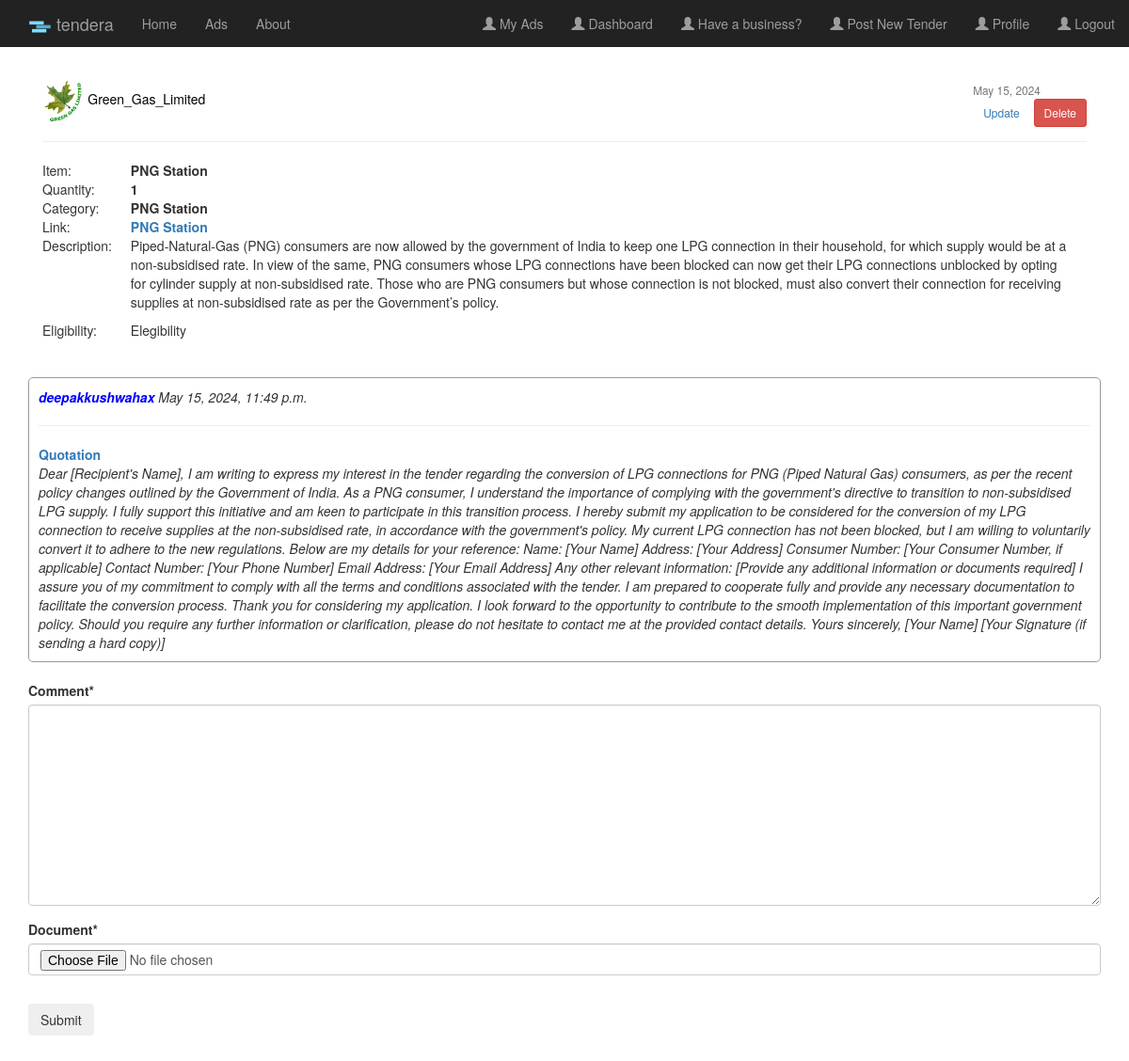
Page /post/payment/29/ (signed in) on the earlier database version.
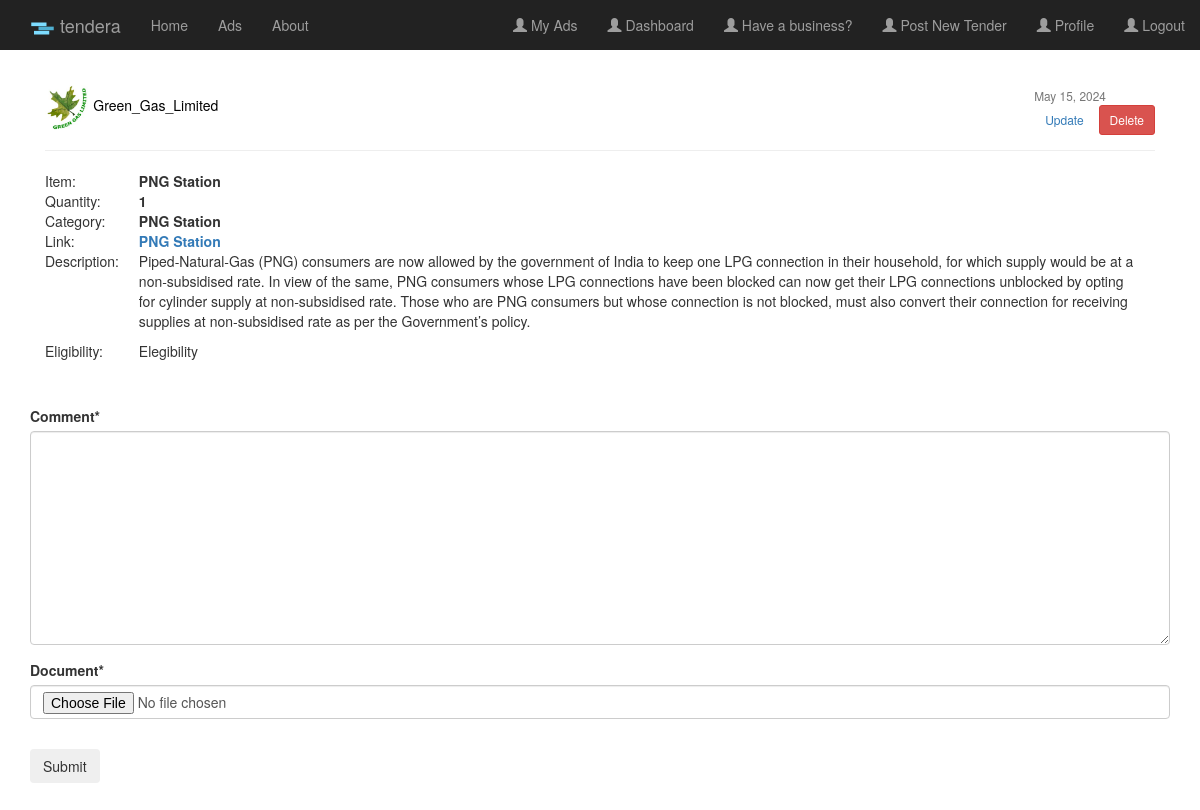
Same page on the later database version.
### post/models.py (models this page shows)
class Review(models.Model):
	post = models.ForeignKey(Post, on_delete = models.PROTECT)
	document = models.FileField(upload_to='tender_docs/')
	comment = models.TextField()
	user_name = models.CharField(max_length=100)
	date_posted = models.DateTimeField(auto_now_add= True)

### post/views.py (the view, shortened to what this page needs)
# urls.py: path('payment/<int:pk>/', PostDetailView, name='post-detail'),
@login_required
def PostDetailView(request,pk):
	post = get_object_or_404(Post, pk = pk)
	form=ReviewForm()
	return render(request, 'post/post_detail.html', {'post': post, 'form': form})

### post/forms.py
class ReviewForm(forms.ModelForm):
    class Meta:
        model = Review
        fields = ['comment', 'document']

### post/templates/post/post_detail.html (shortened to what this page needs)
{% extends "post/base.html" %}
{% load crispy_forms_tags %}
{% block content %}
      <div style="padding: 15px;">
        <img class=" img-rounded article-imag" style="width: 4%; height: 4%" src="{{ post.author.userprofile.image.url }}">
      <a class="mr-2" href="{% url 'user-posts' post.author.username %}" style="color: black">{{ post.author }}</a>
      <div style="float: right;">
      	<small class="text-muted">{{ post.date_posted|date:"F d, Y" }}</small>
      {% if post.author == user  %}
	      	<br>
	      	<a class="btn btn-secondary btn-sm mb-1 mt-1" href="{% url 'post-update' post.id %}">Update</a>
	      	<a class="btn btn-danger btn-sm mb-1 mt-1" href="{% url 'post-delete' post.id %}">Delete</a>
      {% endif %}
  	  </div>
      <hr>
      <table>
        <tr>
          <td>
            Item:
          </td>
          <td class="second-dat">
            <b>{{ post.item }}</b>
          </td>
        </tr>
        <tr>
          <td>
            Quantity:
          </td>
          <td class="second-dat">
            <b>{{ post.quantity }}</b>
          </td>
        </tr>
        <tr>
          <td>
            Category:
          </td>
          <td class="second-dat">
            <b>{{ post.item }}</b>
          </td>
        </tr>
        <tr>
          <td>
            Link:
          </td>
          <td class="second-dat">
            <b><a href="{{ post.document.url }}">{{ post.item }}</a></b>
          </td>
        </tr>
        <tr>
          <td style="vertical-align: top">
            Description:
          </td>
          <td class="second-dat">
               <p class="article-content">{{ post.description }}</p>
          </td>
        </tr>
        <tr>
          <td style="vertical-align: top">
            Eligibility:
          </td>
          <td class="second-dat">
               <p class="article-content">{{ post.elegibility }}</p>
          </td>
        </tr>
      </table>
      </div>
      {% for review in post.review_set.all %}
      <section class="media content-section" style="border: 1px solid;border-color: #999999;border-radius: 5px;padding: 10px">
          <div>
              <em><b style="color: blue">{{ review.user_name }}</b></em>
              <em >{{ review.date_posted }}</em>
              <hr>
              <b><a href="{{ review.document.url }}">Quotation</a></b><br>
              <em>{{ review.comment }}</em>
          </div>
      </section>
      {% endfor %}
      <br>
    <div class ="content-section">
      <form method="POST" enctype="multipart/form-data">
        <fieldset class="form-group">
          {{ form|crispy }}
        </fieldset>
        <div class="form-group">
          <button class="btn btn-outline-info" type="submit"> Submit</button>
        </div>
      </form>
    </div>
{% endblock content %}

Differences in the rows shown:
removed Review: user_name "deepakkushwahax", date_posted "May 15, 2024, 11:49 p.m.", comment "Dear [Recipient's Name], I am writing to express my interest in the tender regarding the conversion of LPG connections for PNG (Piped Natural Gas) consumers, as per the recent policy changes outlined by the Government of India. As a PNG consumer, I understand the importance of complying with the government's directive to transition to non-subsidised LPG supply. I fully support this initiative and am keen to participate in this transition process. I hereby submit my application to be considered for the conversion of my LPG connection to receive supplies at the non-subsidised rate, in accordance with the government's policy. My current LPG connection has not been blocked, but I am willing to…"
